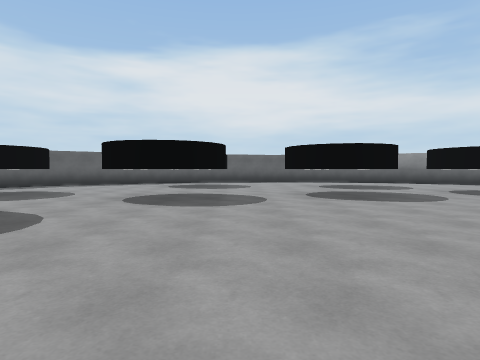
view 1 (above)

22 first-person views from a walk through a 3-D level made in the Unity game engine. The camera is 1.2 m above the floor, tilts 2° down and sees 75° across. The floor is counted in squares, 2 m on a side. Each view is taken from the middle of a square. On the plan, view 1 faces up. The plan holds only what a view shows up to about 9 squares ahead; the rest is blank. Surface patterns are stand-ins for the level's own textures.

view 2
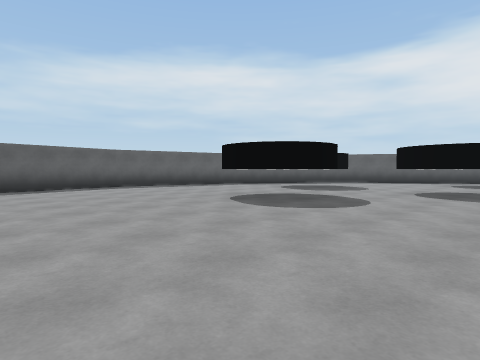

view 3
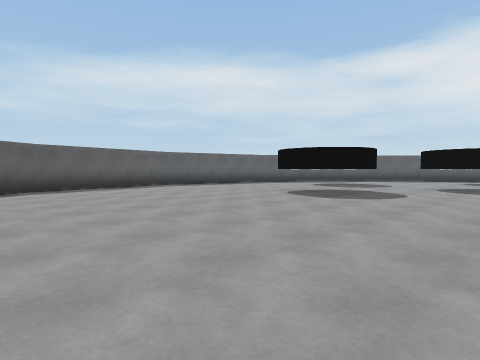

view 4
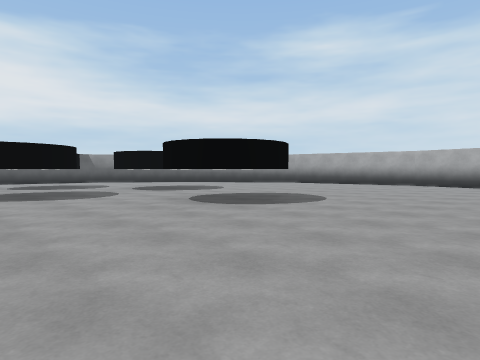

view 5
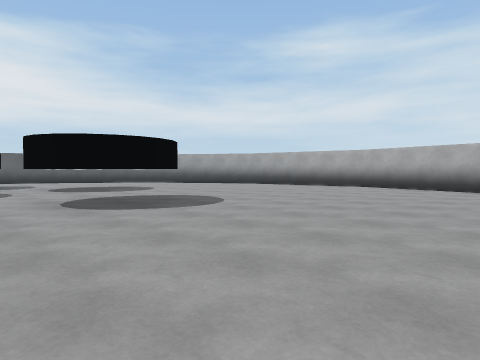

view 6
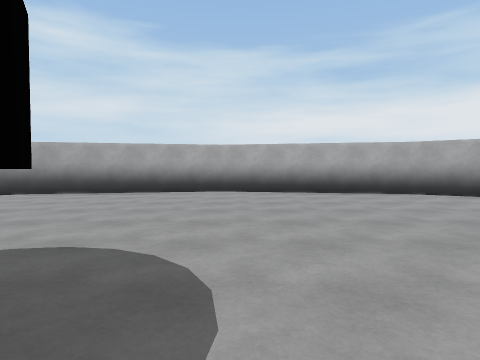

view 7
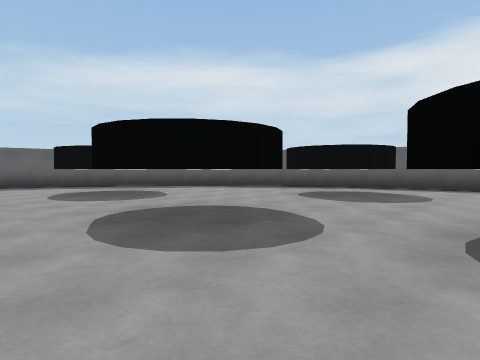

view 8
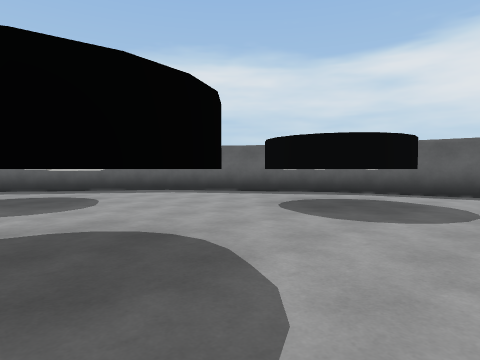

view 9
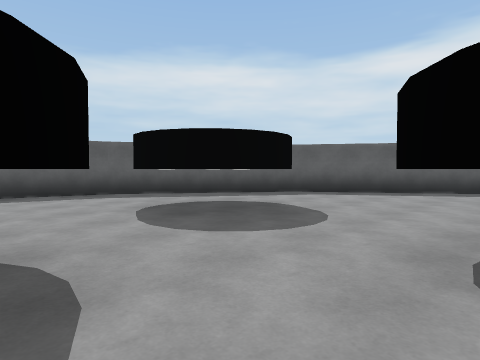

view 10
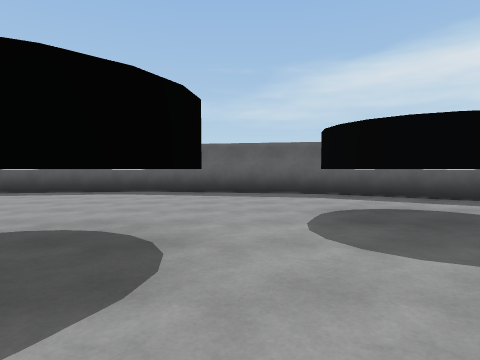

view 11
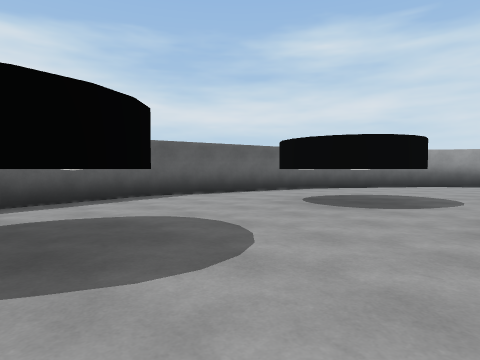

view 12
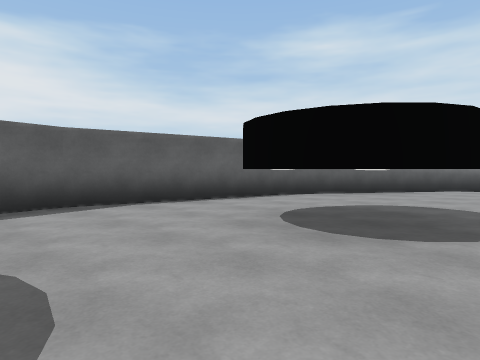

view 13
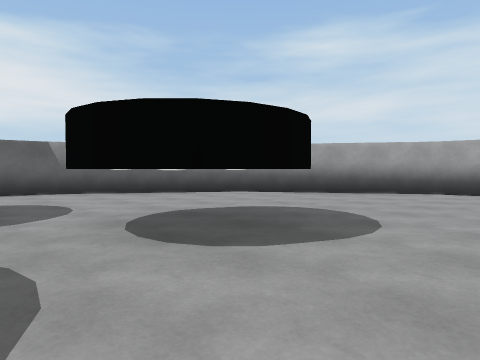

view 14
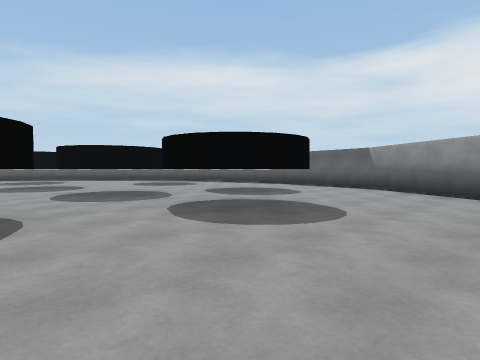

view 15
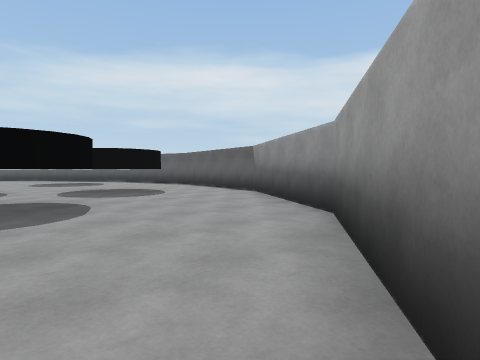

view 16
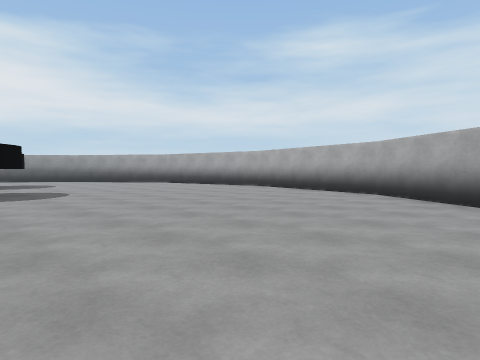

view 17
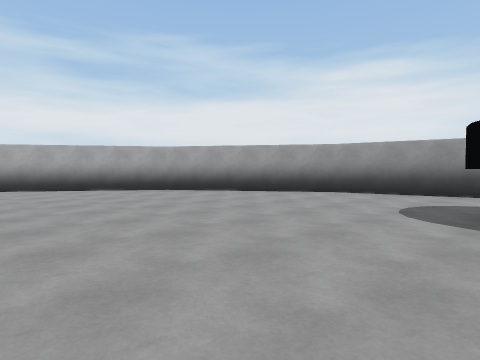

view 18
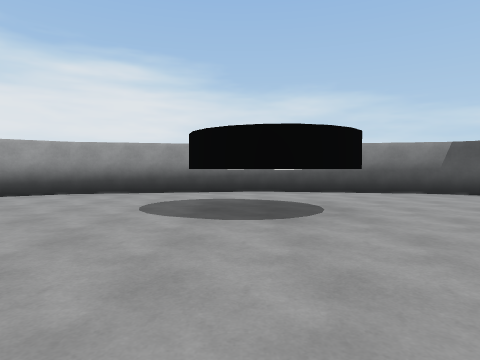

view 19
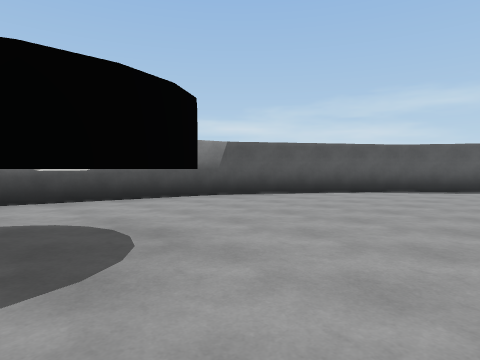

view 20
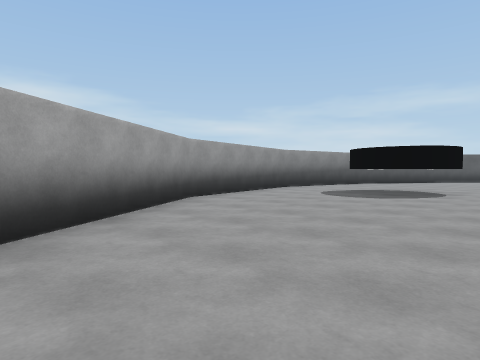

view 21
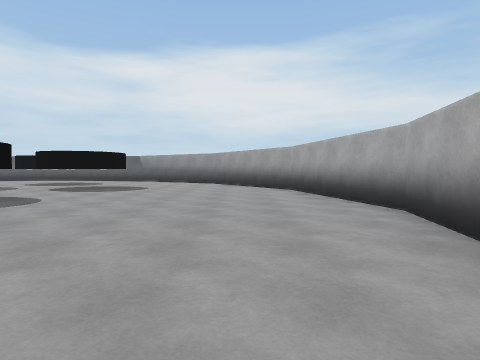

view 22
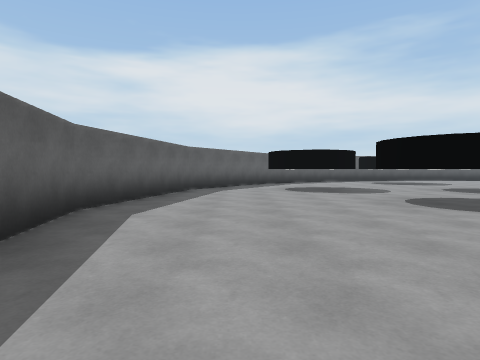

### Floor plan
Points are (right, up) in squares from view 1. A wall is a line through its corners. A room is listed if a view was taken in it or the views show most of it. See-through windows are left out.
Room 1 (views 1, 2, 3, 4, 5, 6, 7, 8, 9, 10, 11, 12, 13, 14, 15, 16, 17, 18, 19, 20, 21, 22)
walls: (-8, -4.3) (-6.9, -5.9) (-3, -8.5) (1.5, -9.4) (6, -8.5) (9.9, -5.9) (12.5, -2) (13.4, 2.5) (12.5, 7) (9.9, 10.9) (6.1, 13.5) (1.5, 14.4) (-3, 13.5) (-6.9, 10.9) (-9.5, 7.1) (-10.4, 2.5) (-9.5, -2) (-8.9, -2.9)
objects: other object (-7, 6) to (-5, 8); other object (-5, 3) to (-3, 4); other object (-3, 10) to (-1, 12); other object (-2, 6) to (-1, 7); other object (1, -7) to (2, -5); other object (1, 6) to (3, 8); other object (3, 10) to (4, 12); other object (4, 3) to (6, 5); other object (5, 7) to (7, 9)

Positions as (right, up) in squares from view 1, and headings:
1: (0, 0), facing up
2: (0, -2), facing up-left
3: (0, -4), facing up-left
4: (1, -1), facing up-right
5: (3, -2), facing up-right
6: (5, 2), facing right
7: (2, 4), facing up-left
8: (1, 6), facing up-left
9: (-2, 4), facing up-left
10: (-2, 5), facing left
11: (-2, 8), facing up-right
12: (0, 9), facing up-right
13: (4, 5), facing up-right
14: (10, 4), facing up-left
15: (12, 7), facing up-left
16: (5, -5), facing up-right
17: (2, -1), facing down-right
18: (2, -1), facing down
19: (2, -3), facing down-left
20: (10, -3), facing down-left
21: (11, -2), facing up
22: (-8, -2), facing up
